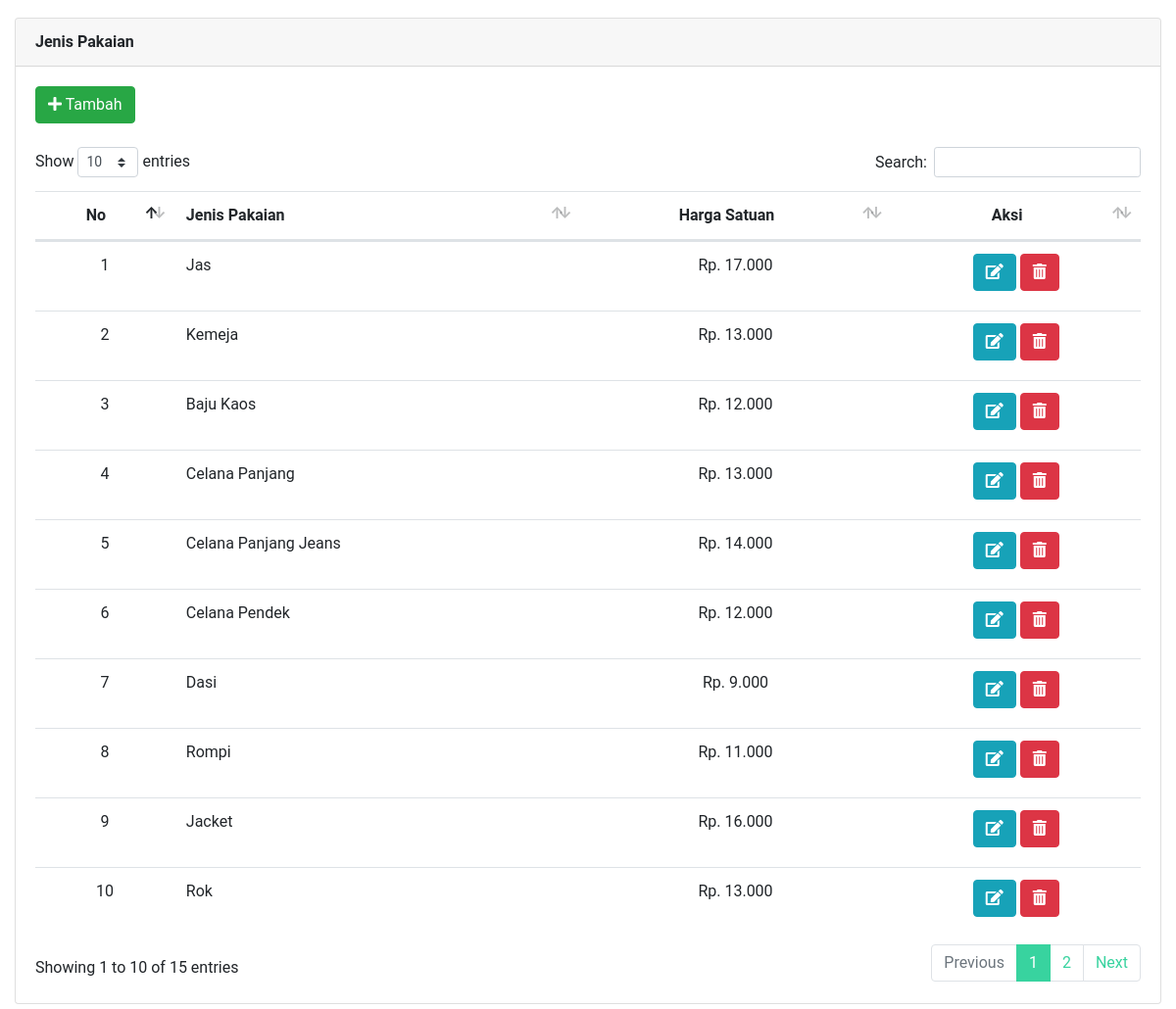
The page /admin/?page=add_jenpak (signed in) on the database its author committed.
### tables this page shows
CREATE TABLE `jenis_pakaian` (
  `id` int(11) NOT NULL,
  `nama_pakaian` varchar(200) NOT NULL,
  `harga_satuan` int(11) NOT NULL
);

### admin/template/page/menu/tambah_jenis_pakaian.php (shortened to what this page needs)
<div class="batas">
    <div class="card">
        <div class="card-header">
            <b>Jenis Pakaian</b>
        </div>
        <div class="card-body">
            <button type="button" data-target="#tambah_jp" data-toggle="modal" class="btn btn-success mb-4">
                <em class="fas fa-plus"></em> Tambah
            </button>
            <table class="table table-responsive-lg datatable">
                <thead>
                    <tr>
                        <th class="text-center">No</th>
                        <th>Jenis Pakaian</th>
                        <th class="text-center">Harga Satuan</th>
                        <th class="text-center">Aksi</th>
                    </tr>
                </thead>
                <tbody>
                    <?php
                        $no = 1;
                        $get_data_jenlau = mysqli_query($koneksi, "SELECT * FROM jenis_pakaian");
                        while($data = mysqli_fetch_object($get_data_jenlau)){
                            ?>
                                <tr>
                                    <td class="text-center"><?= $no++; ?></td>
                                    <td><?= $data->nama_pakaian; ?></td>
                                    <td class="text-center"><?= "Rp. ".number_format($data->harga_satuan, 0,',','.');?></td>
                                    <td class="text-center">
                                        <a href="#!" data-target="#edit<?= $data->id; ?>" data-toggle="modal" class="btn btn-info mb-2">
                                            <em class="fas fa-edit"></em>
                                        </a>
                                        <a href="#!" data-target="#hapus<?= $data->id; ?>" data-toggle="modal" class="btn btn-danger mb-2">
                                            <em class="fas fa-trash-alt"></em>
                                        </a>
                                    </td>
                                </tr>
                            <?php
                        }
                    ?>
                </tbody>
            </table>
        </div>
    </div>
</div>

### admin/index.php (style rules this page uses)
.batas { padding: 10px 0; }

### rows shown on the page
jenis_pakaian: nama_pakaian "Jas", harga_satuan "17.000"
jenis_pakaian: nama_pakaian "Kemeja", harga_satuan "13.000"
jenis_pakaian: nama_pakaian "Baju Kaos", harga_satuan "12.000"
jenis_pakaian: nama_pakaian "Celana Panjang", harga_satuan "13.000"
jenis_pakaian: nama_pakaian "Celana Panjang Jeans", harga_satuan "14.000"
jenis_pakaian: nama_pakaian "Celana Pendek", harga_satuan "12.000"
jenis_pakaian: nama_pakaian "Dasi", harga_satuan "9.000"
jenis_pakaian: nama_pakaian "Rompi", harga_satuan "11.000"
jenis_pakaian: nama_pakaian "Jacket", harga_satuan "16.000"
jenis_pakaian: nama_pakaian "Rok", harga_satuan "13.000"
